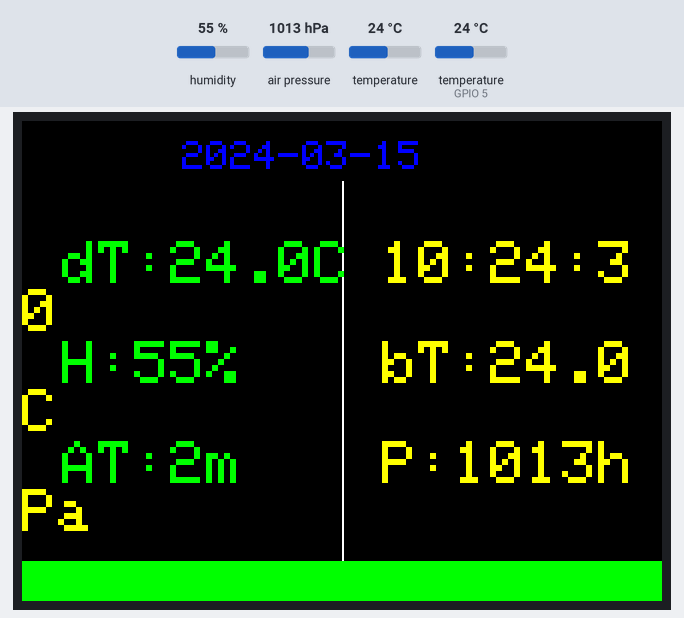
This sketch was run on a simulated ESP32. On the bench: 320×240 colour display. The inputs (shaded band) are chosen by the test bench; at power-on: humidity 55 %, air pressure 1013 hPa, temperature 24 °C, temperature (sensor on GPIO 5) 24 °C. The local clock reads 2024-03-15 10:24:30 at power-on unless the sketch sets it; storage starts empty.

Above: at 1.3 s.
1.4 s: humidity set to 22 %
At 5.8 s:
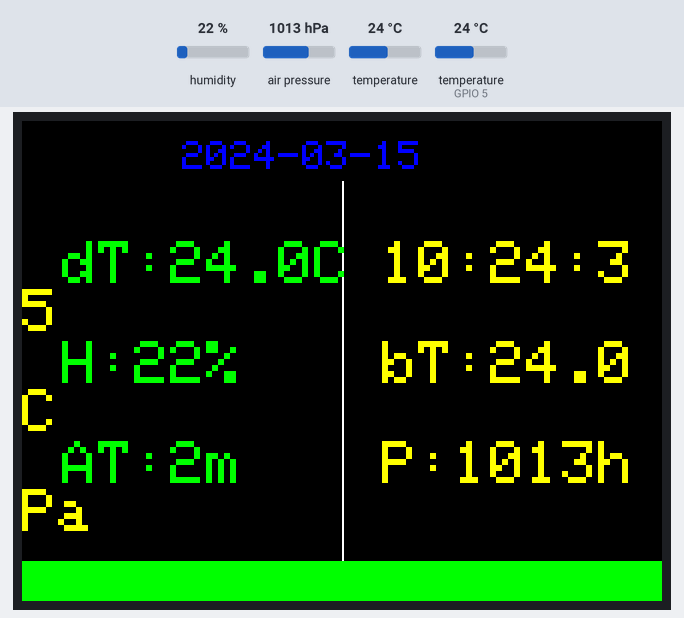
12.1 s: air pressure set to 952 hPa
At 16.3 s:
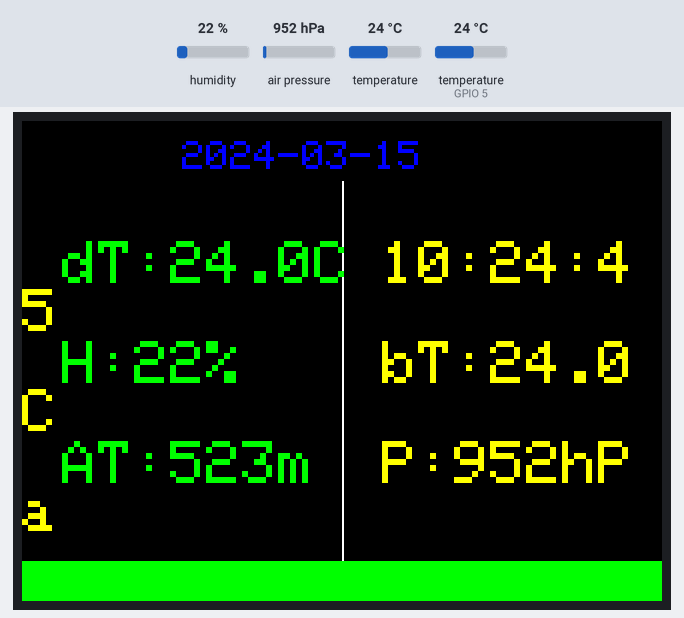
22.4 s: temperature (sensor 0) set to 12 °C
At 26.8 s:
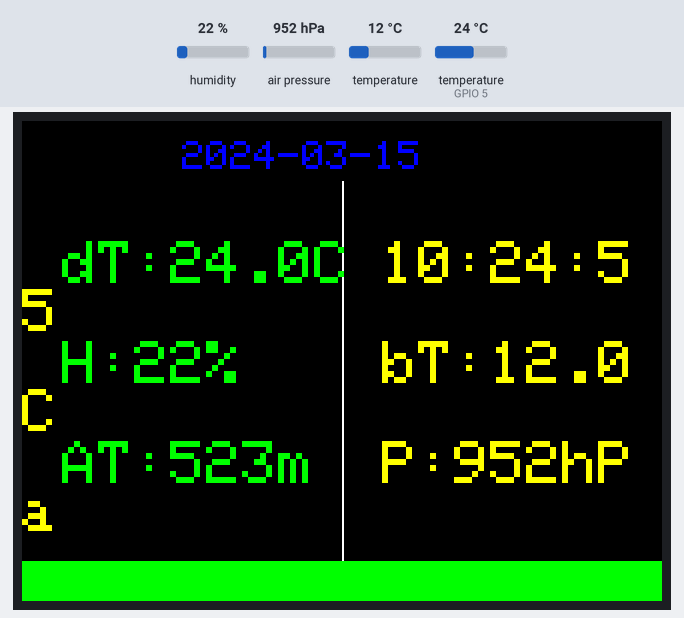
32.7 s: temperature (sensor on GPIO 5) set to 12 °C
At 37.3 s:
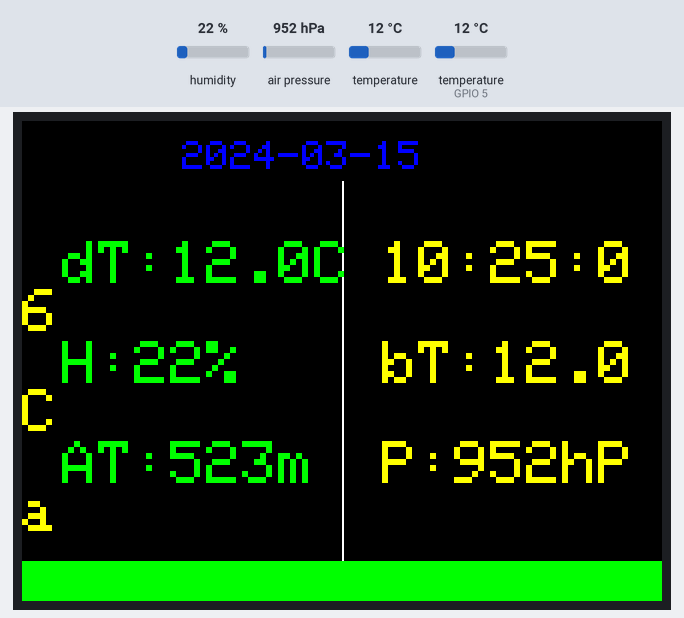
43.0 s: humidity set to 40 %
At 47.8 s:
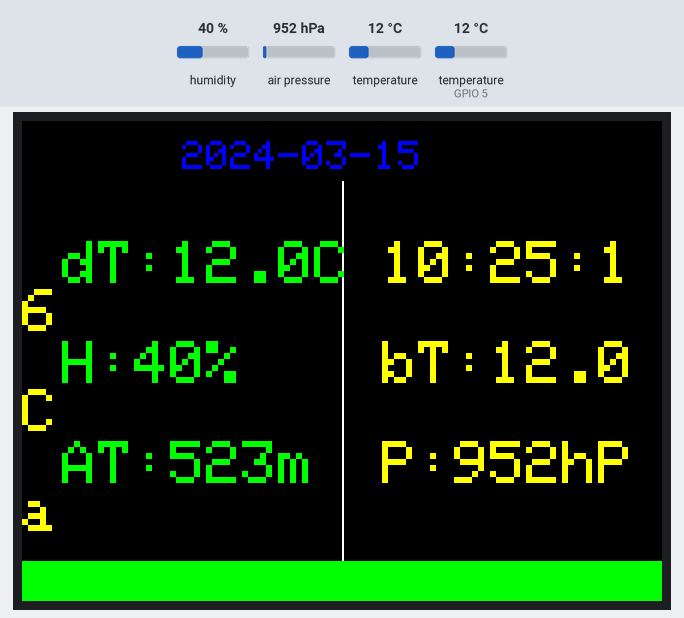
53.3 s: air pressure set to 975 hPa
At 58.2 s:
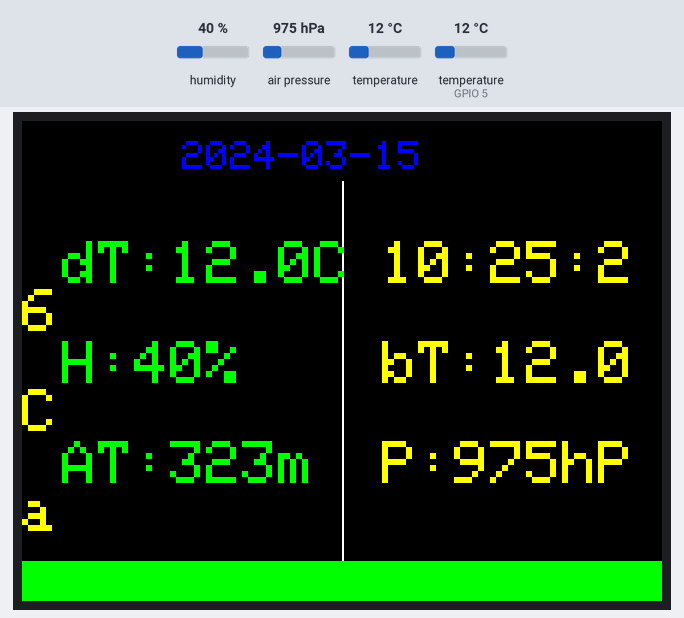
Timing chart, 0 to 59.7 s (numbered marks = the images above; inputs shaded):
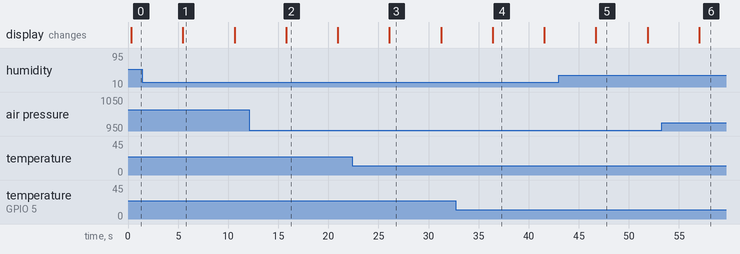

The sketch:

better_dht_IMU_m5.ino
```cpp
#include <M5Stack.h>
#include <SD.h>
#include <ArduinoJson.h>
#include <DHT.h>
#include <Adafruit_Sensor.h>
#include <Adafruit_BMP085_U.h>
#include <RTClib.h>

#define DHTPIN 5
#define DHTTYPE DHT11

DHT dht(DHTPIN, DHTTYPE);
Adafruit_BMP085_Unified bmp(18001);
RTC_DS3231 rtc;

const int SD_CS = 4;
String basePath = "/hiking_data/";

// Display layout
const int dateHeight = 30;
const int dataHeight = 190;
const int statusHeight = 20;

// Colors
const uint16_t dateColor = BLUE;
const uint16_t leftColor = GREEN;
const uint16_t rightColor = YELLOW;
const uint16_t successColor = GREEN;
const uint16_t errorColor = RED;

void setup() {
  M5.begin();
  Serial.begin(115200);

  // Initialize sensors
  dht.begin();
  if(!bmp.begin() || !rtc.begin()) {
    showFatalError("SENSOR FAIL");
  }

  // Initialize SD card
  if(!initSDCard()) {
    showFatalError("SD FAIL");
  }
}

bool initSDCard() {
  for(int i = 0; i < 5; i++) {
    if(SD.begin(SD_CS)) {
      File testFile = SD.open("/test.txt", FILE_WRITE);
      if(testFile) {
        testFile.println("TEST");
        testFile.close();
        SD.remove("/test.txt");
        return true;
      }
    }
    delay(300);
  }
  return false;
}

void loop() {
  // Read sensors
  float dht_temp = dht.readTemperature();
  float dht_humid = dht.readHumidity();

  sensors_event_t bmp_event;
  bmp.getEvent(&bmp_event);
  float altitude = bmp.pressureToAltitude(1013.25, bmp_event.pressure);
  float bmp_temp;
  bmp.getTemperature(&bmp_temp);

  DateTime now = rtc.now();

  // Update display
  updateDisplay(dht_temp, dht_humid, bmp_temp, bmp_event.pressure, altitude, now);

  // Save data
  bool saveSuccess = saveToSD(dht_temp, dht_humid, bmp_temp, bmp_event.pressure, altitude, now);
  showStatus(saveSuccess);

  delay(5000);
}

void updateDisplay(float dht_temp, float dht_humid, float bmp_temp, float pressure, float altitude, DateTime now) {
  M5.Lcd.fillScreen(BLACK);

  // 1. Date at top
  M5.Lcd.setTextColor(dateColor);
  M5.Lcd.setTextSize(2);
  M5.Lcd.setCursor(80, 10);
  M5.Lcd.printf("%04d-%02d-%02d", now.year(), now.month(), now.day());

  // 2. Main data area
  M5.Lcd.setTextSize(3);
  M5.Lcd.drawFastVLine(160, dateHeight, dataHeight, WHITE);

  // Left column
  M5.Lcd.setTextColor(leftColor);
  M5.Lcd.setCursor(20, dateHeight + 30);
  M5.Lcd.printf("dT:%.1fC", dht_temp);
  M5.Lcd.setCursor(20, dateHeight + 80);
  M5.Lcd.printf("H:%.0f%%", dht_humid);
  M5.Lcd.setCursor(20, dateHeight + 130);
  M5.Lcd.printf("AT:%.0fm", altitude);

  // Right column
  M5.Lcd.setTextColor(rightColor);
  M5.Lcd.setCursor(180, dateHeight + 30);
  M5.Lcd.printf("%02d:%02d:%02d", now.hour(), now.minute(), now.second());
  M5.Lcd.setCursor(180, dateHeight + 80);
  M5.Lcd.printf("bT:%.1fC", bmp_temp);
  M5.Lcd.setCursor(180, dateHeight + 130);
  M5.Lcd.printf("P:%.0fhPa", pressure);
}

bool saveToSD(float dht_temp, float dht_humid, float bmp_temp, float pressure, float altitude, DateTime now) {
  String datePath = basePath + String(now.year()) + "/" + String(now.month()) + "/" + String(now.day()) + "/";
  String filename = datePath + "data.json";

  if(!createPath(datePath)) return false;

  File file = SD.open(filename, FILE_WRITE);
  if(!file) return false;

  StaticJsonDocument<256> doc;
  doc["timestamp"] = getTimestamp(now);
  doc["dht_temp"] = isnan(dht_temp) ? NULL : dht_temp;
  doc["dht_humid"] = isnan(dht_humid) ? NULL : dht_humid;
  doc["bmp_temp"] = bmp_temp;
  doc["pressure"] = pressure;
  doc["altitude"] = altitude;

  size_t bytesWritten = serializeJson(doc, file);
  file.println();
  file.close();

  return bytesWritten > 0;
}

bool createPath(String path) {
  String currentPath = "";
  int startIdx = 0;
  int endIdx = path.indexOf('/', startIdx);

  while(endIdx > 0) {
    currentPath = path.substring(0, endIdx);
    if(!SD.exists(currentPath)) {
      if(!SD.mkdir(currentPath)) return false;
    }
    startIdx = endIdx + 1;
    endIdx = path.indexOf('/', startIdx);
  }
  return true;
}

void showStatus(bool success) {
  M5.Lcd.fillRect(0, dateHeight + dataHeight, 320, statusHeight, success ? successColor : errorColor);
}

void showFatalError(const char* message) {
  M5.Lcd.fillScreen(RED);
  M5.Lcd.setTextColor(WHITE);
  M5.Lcd.setTextSize(2);
  M5.Lcd.setCursor(80, 110);
  M5.Lcd.println(message);
  while(1);
}

String getTimestamp(DateTime now) {
  char timestamp[20];
  snprintf(timestamp, sizeof(timestamp), "%04d-%02d-%02dT%02d:%02d:%02d",
          now.year(), now.month(), now.day(),
          now.hour(), now.minute(), now.second());
  return String(timestamp);
}
```

Measured:
- what the display in image 1 shows lasts 5.1 s, from 5.5 s to 10.6 s
